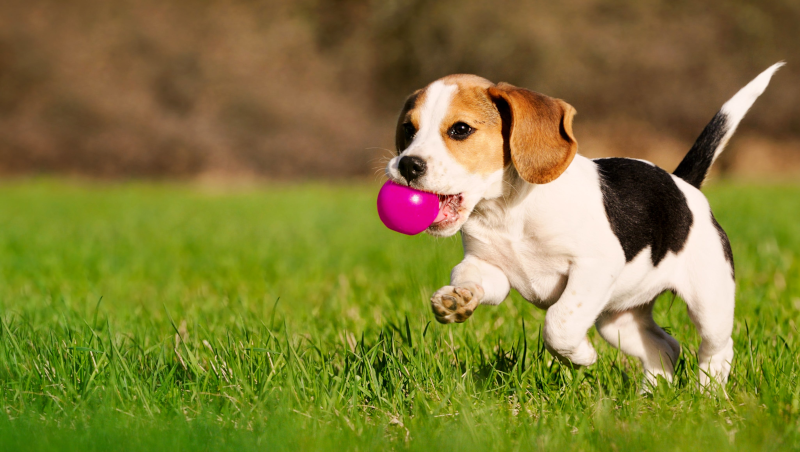
//> input picture src/012.comparing_colors_with_strategy_pattern/puppy-800x452.bmp, 800 x 452 px
$ ./main   (built with g++ and OpenCV 4)
//> lines starting //> are read from the running program, lines starting //| are printed output that depends on the picture
//> further down, image is the input picture: 452 rows x 800 cols, CV_8UC3; mean B, G, R 55.3, 123.7, 130.1
#include <iostream>
#include <math.h>
#include <opencv2/core.hpp>
#include <opencv2/highgui.hpp>
#include <opencv2/imgcodecs.hpp>
#include <opencv2/imgproc.hpp>

class ColorDetector
{
private:

	cv::Vec3b _target_color;
	int _max_distance;

	// [8 lines left out: function getDistance, not called in this run]
public:

	ColorDetector(uchar blue, uchar green, uchar red, int max_distance = 100) : _target_color{blue, green, red}, _max_distance{max_distance}
	{
	}

	// [65 lines left out: functions ColorDetector, setTargetColor, setMaxDistance, process, process_absdiff, not called in this run]

	cv::Mat process_floodfill(cv::Mat image)
	{
		cv::Mat result;
//		cv::floodFill(image, cv::Point(79, 270), cv::Scalar(255, 255, 255), (cv::Rect *)0, cv::Scalar(5, 5, 5), cv::Scalar(5, 5, 5));
		cv::floodFill(image, cv::Point(79, 95), cv::Scalar(255, 255, 255), (cv::Rect *)0, cv::Scalar(48, 48, 48), cv::Scalar(48, 48, 48), cv::FLOODFILL_FIXED_RANGE);
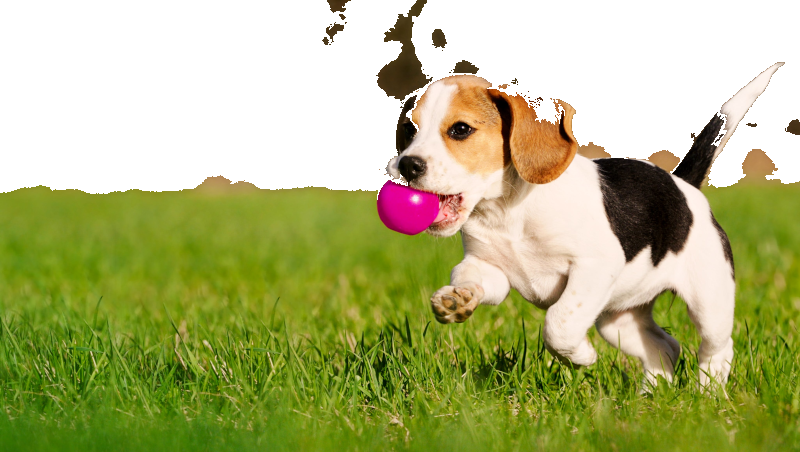
//> image: 452 rows x 800 cols, CV_8UC3; mean B, G, R 124.1, 180.2, 176
		cv::floodFill(image, cv::Point(158, 258), cv::Scalar(255, 255, 255), (cv::Rect *)0, cv::Scalar(48, 48, 48), cv::Scalar(48, 48, 48), cv::FLOODFILL_FIXED_RANGE);
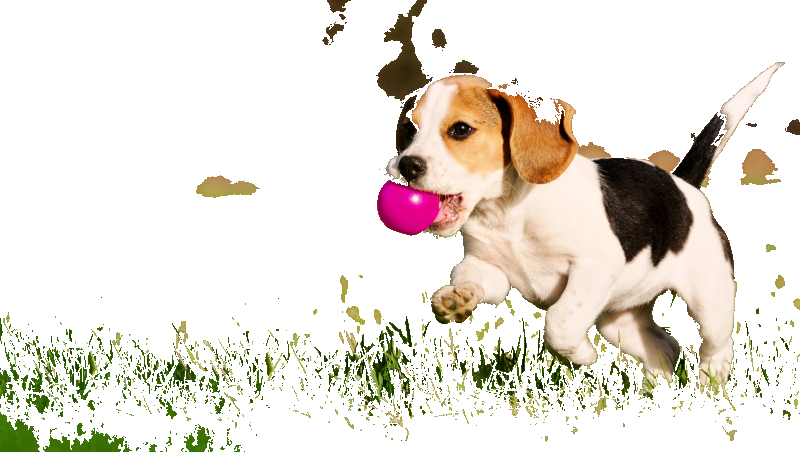
//> image: 452 rows x 800 cols, CV_8UC3; mean B, G, R 217.1, 226.2, 231.4

		return image;

	}


	cv::Mat operator()(cv::Mat image)
	{
		return process_floodfill(image);
	}


};


int main()
{
	cv::Mat image = cv::imread("puppy-800x452.bmp");

	cv::namedWindow("Original");
	cv::imshow("Original", image);

	ColorDetector color_detector{77, 115, 153, 80};

	cv::Mat result = color_detector(image);

	//image.copyTo(result, result);


	cv::namedWindow("Result");
	cv::imshow("Result", result);

	cv::waitKey(0);

	return 0;
}
